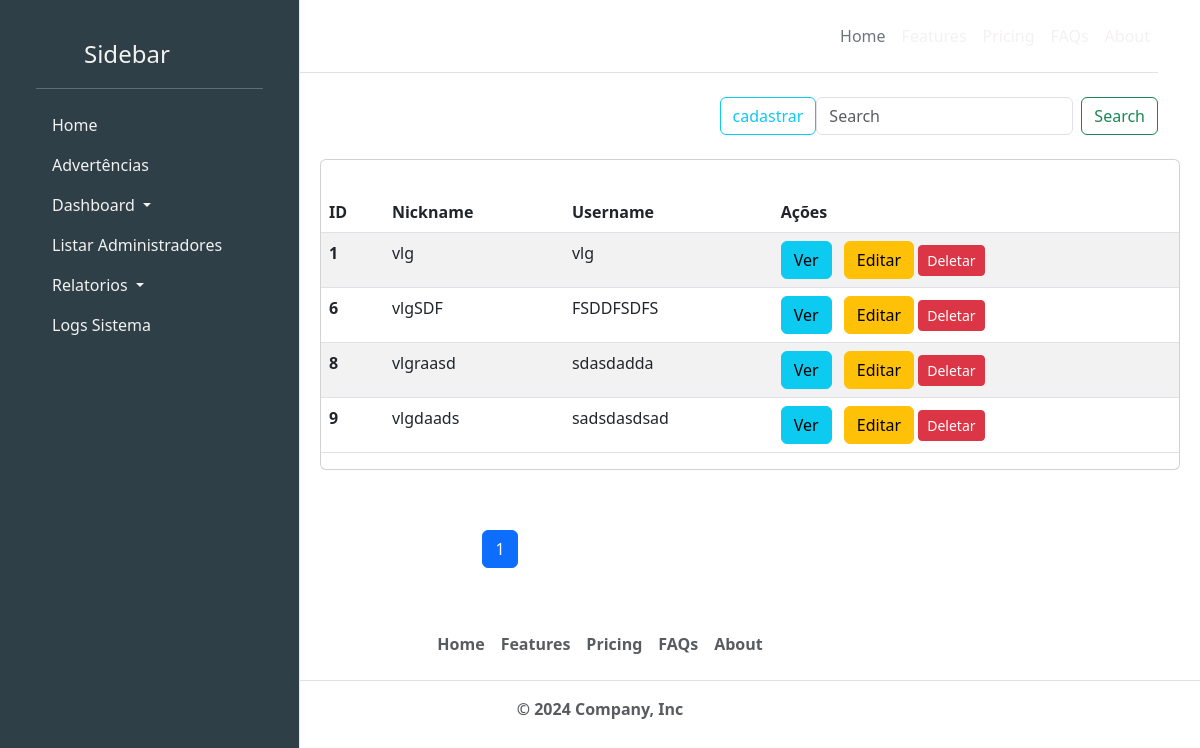
The page /api/adminList/ (signed in) on the database as committed earlier.
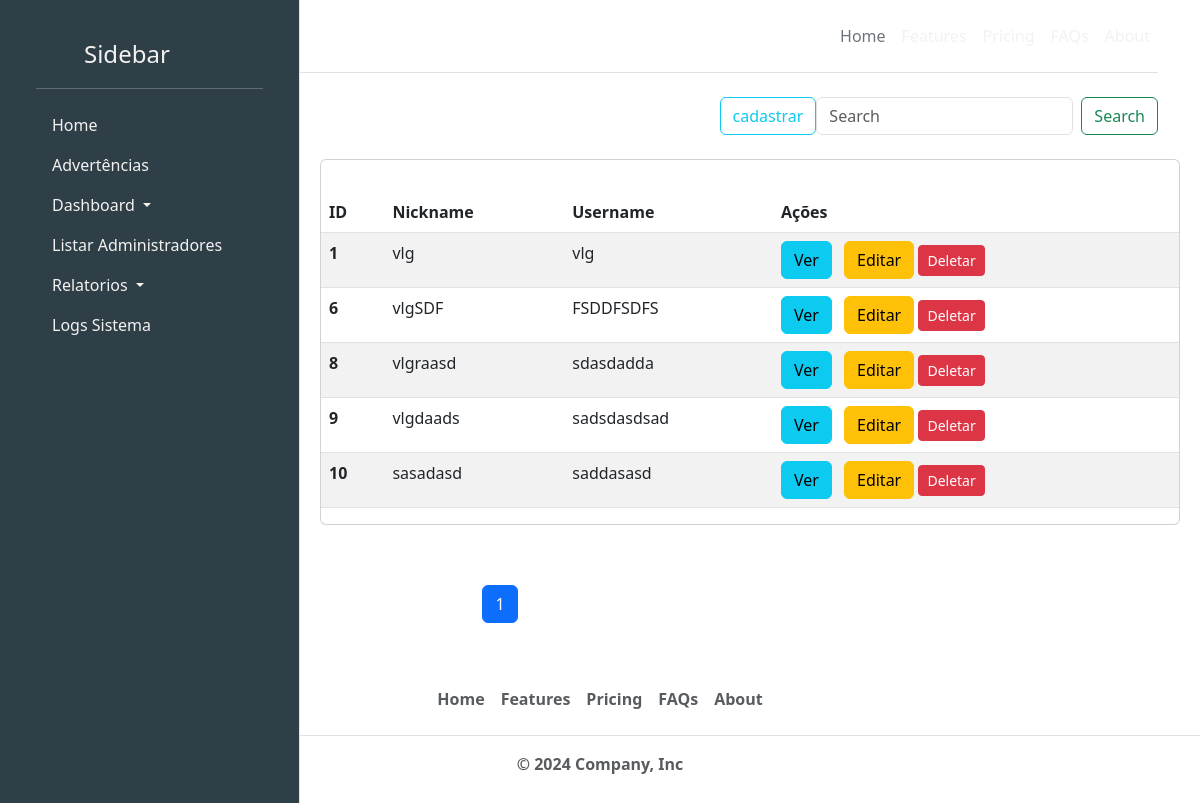
The same page on the database as committed later.
### api_rest/models.py (models this page shows, shortened)
class User(AbstractBaseUser, PermissionsMixin):
    nickname = models.CharField(max_length=100, default='')
    name = models.CharField(max_length=100, default='')
    gender = models.CharField(max_length=100, default='')
    age = models.PositiveIntegerField(null=True, blank=True)
    username = models.CharField(max_length=100, unique=True, default='')
    is_active = models.BooleanField(default=True)
    is_staff = models.BooleanField(default=False)
    is_admin = models.BooleanField(default=False)
    is_superuser = models.BooleanField(default=False)
    can_view_sidebar = models.BooleanField(default=False)
    date_joined = models.DateTimeField(default=timezone.now)
    USERNAME_FIELD = 'username'
    REQUIRED_FIELDS = ['nickname', 'name']
    objects = UserManager()

### api_rest/views.py (the view)
# urls.py: path('adminList/', listarAdmin, name='listarAdmin'),
@login_required
@user_passes_test(lambda u: u.is_superuser)
def listarAdmin(request):
    users = User.objects.filter(is_admin=True, is_staff=True)  # Filtrar administradores
    query = request.GET.get('q', '')
    if query:
        users = users.filter(Q(username__icontains=query) | Q(nickname__icontains=query))
    paginator = Paginator(users, 10)  # Exibir 10 administradores por página
    page_number = request.GET.get('page')
    page_obj = paginator.get_page(page_number)
    context = {
        'page_obj': page_obj,
        'query': query,
    }
    return render(request, 'SuPages/listarAdmin.html', context)

### api_rest/templates/SuPages/listarAdmin.html (shortened to what this page needs)
{% extends 'basesSU/baseLogged.html' %}
{% block content %}
            <div class="container my-4">
                      <div class="d-flex justify-content-end align-items-end mb-3">
                        <a type="button" class="btn btn-outline-info btn-jump" type="button" href="{% url 'cadAdmin' %}">cadastrar</a>
                        <form class="d-flex" role="search" action="{% url 'listarAdmin' %}" method="get">
                          <input class="form-control me-2" type="search" name="q" placeholder="Search" aria-label="Search" value="{% if query %}{{ query }}{% endif %}">
                          <button class="btn btn-outline-success button-click-animation" type="submit">Search</button>
                      </form>
                      </div>
            </div>
            <div class="card fade-in">
              <div class="card-body ">
              </div>
                <div class="table-container">
                  <table class="table table-striped">
                    <thead>
                        <tr>
                            <th scope="col">ID</th>
                            <th scope="col">Nickname</th>
                            <th scope="col">Username</th>
                            <th scope="col">Ações</th>
                        </tr>
                    </thead>
                    <tbody>
                        {% for user in page_obj %}
                        <tr>
                            <th scope="row">{{ user.id }}</th>
                            <td>{{ user.username }}</td>
                            <td>{{ user.nickname }}</td>
                            <td>
                                <button type="button" class="btn btn-info btn-jump me-2" data-bs-toggle="modal" data-bs-target="#modalUser{{ user.id }}">Ver</button>
                                <a class="btn btn-warning btn-jump" data-bs-toggle="modal" data-bs-target="#updateModal{{ user.id }}">Editar</a>
                                <button type="button" class="btn btn-danger btn-sm" data-bs-toggle="modal" data-bs-target="#deleteModal" data-url="{% url 'delete' user.id %}">
                                    Deletar
                                </button>
                            {% endfor %}
                    </tbody>
                </table>
            </div>
        </div>
    </div>
    <nav aria-label="Page navigation example">
        <ul class="pagination justify-content-center">
            {% for num in page_obj.paginator.page_range %}
            <li class="page-item {% if page_obj.number == num %}active{% endif %}">
                <a class="page-link" href="?page={{ num }}">{{ num }}</a>
            </li>
            {% endfor %}
        </ul>
    </nav>
{% for user in page_obj %}
<div class="modal fade " id="modalUser{{ user.id }}" tabindex="-1" aria-labelledby="modalUserLabel{{ user.id }}" aria-hidden="true">
    <div class="modal-dialog modal-dialog-centered fade-in fade-out">
        <div class="modal-content">
            <div class="modal-body">
                <p><strong>ID: {{ user.id }}</p>
                <p><strong>username: {{ user.username }}</p>
                <p><strong>Nickname: {{ user.nickname }}</p>
           </div>
        </div>
    </div>
</div>
{% endfor %}
    {% endblock %}

### api_rest/templates/basesSU/baseLogged.html (shortened to what this page needs)
<!doctype html>
<html lang="pt-BR" data-bs-theme="auto">
<head>
    <link href="https://cdn.jsdelivr.net/npm/bootstrap@5.3.3/dist/css/bootstrap.min.css" rel="stylesheet">
    <link rel="stylesheet" href="https://cdn.jsdelivr.net/npm/@docsearch/css@3">
    <link rel="stylesheet" href="https://cdn.jsdelivr.net/npm/bootstrap-icons@1.11.3/font/bootstrap-icons.min.css">
    <link rel="stylesheet" href="css/styles.css">
    <link href="https://cdnjs.cloudflare.com/ajax/libs/aos/2.3.4/aos.css" rel="stylesheet">
    <link href="https://maxcdn.bootstrapcdn.com/bootstrap/5.3.0/css/bootstrap.min.css" rel="stylesheet">
</head>
<body>
    <main>
        {% include '../partials/sidebar.html' %}
        <div class="custom-jumbotron">
            {% block content %}
            {% endblock %}
    </main>
    <footer class="py-3 my-4">
        <ul class="nav justify-content-center border-bottom pb-3 mb-3">
          <li class="nav-item"><a href="#" class="nav-link px-2 text-body-secondary">Home</a></li>
          <li class="nav-item"><a href="#" class="nav-link px-2 text-body-secondary">Features</a></li>
          <li class="nav-item"><a href="#" class="nav-link px-2 text-body-secondary">Pricing</a></li>
          <li class="nav-item"><a href="#" class="nav-link px-2 text-body-secondary">FAQs</a></li>
          <li class="nav-item"><a href="#" class="nav-link px-2 text-body-secondary">About</a></li>
        </ul>
        <p class="text-center text-body-secondary">© 2024 Company, Inc</p>
      </footer>
    </body>
</html>

### api_rest/templates/partials/sidebar.html (shortened to what this page needs)
<div class="sidebar">
    <div class="d-flex flex-column flex-shrink-0 p-3">
        <a href="/" class="d-flex align-items-center mb-3 mb-md-0 me-md-auto text-decoration-none">
            <svg class="bi pe-none me-2" width="40" height="32">
                <use xlink:href="#bootstrap"></use>
            </svg>
            <span class="fs-4">Sidebar</span>
        </a>
        <hr>
        <ul class="nav nav-pills flex-column mb-auto">
            {% if user.is_superuser %}
                <li class="nav-item">
                    <a class="nav-link" href="{% url 'sideSuperUser' %}">Home</a>
                </li>
                <li class="nav-item">
                    <a class="nav-link" href="#">Advertências</a>
                </li>
                <li class="nav-item">
                    <a class="nav-link dropdown-toggle" href="#" id="dropdownDashboard" role="button" data-bs-toggle="collapse" data-bs-target="#dashboard-collapse" aria-expanded="false">
                        Dashboard
                    </a>
                </li>
                <li class="nav-item">
                    <a class="nav-link" href="{% url 'listarAdmin' %}">Listar Administradores</a>
                </li>
                <li class="nav-item">
                    <a class="nav-link dropdown-toggle" href="#" id="dropdownRelatorios" role="button" data-bs-toggle="collapse" data-bs-target="#relatorios-collapse" aria-expanded="false">
                        Relatorios
                    </a>
                </li>
                <li class="nav-item">
                    <a class="nav-link" href="#">Logs Sistema</a>
                </li>
            {% elif user.is_admin %}
                <li class="nav-item">
                    <a class="nav-link" href="#">Staff Dashboard</a>
                </li>
            {% elif user.is_staff %}
                <li class="nav-item">
                    <a class="nav-link" href="#">User Dashboard</a>
                </li>
            {% endif %}
        </ul>
    </div>
    <div class="dropdown">
    </div>
</div>
<div class="container">
    <header class="d-flex flex-wrap align-items-center justify-content-center justify-content-md-between py-3 mb-4 border-bottom">
      <div class="col-md-3 mb-2 mb-md-0">
        <a href="/" class="d-inline-flex  text-decoration-none">
        </a>
      </div>
      <ul class="nav col-12 col-md-auto mb-2 justify-content-center mb-md-0">
        <li><a href="#" class="nav-link px-2 link-secondary">Home</a></li>
        <li><a href="#" class="nav-link px-2">Features</a></li>
        <li><a href="#" class="nav-link px-2">Pricing</a></li>
        <li><a href="#" class="nav-link px-2">FAQs</a></li>
        <li><a href="#" class="nav-link px-2">About</a></li>
      </ul>
    </header>
    </div>

### api_rest/templates/basesSU/baseLogged.html (style rules this page uses)
body { min-height: 100vh; min-height: -webkit-fill-available; }
html { height: -webkit-fill-available; }
main { height: 100vh; height: -webkit-fill-available; max-height: 100vh; overflow-x: auto; overflow-y: hidden; }
.sidebar { position: fixed; top: 0; left: 0; height: 100%; width: 300px; background-color: #2e3f47; padding: 20px; border-right: 1px solid #e3e7eb; overflow-y: auto; display: flex; flex-direction: column; color: #f4f1f1; }
.nav { --bs-nav-link-color: #f4f1f1; --bs-nav-link-hover-color:#79969C; color: #f4f1f1; }
.dropdown { padding-top: 54vh; color: #f4f1f1; }
.card { margin-left: 320px; margin-right: 20px; margin-bottom: 20px; }
.card .card-body { border-color: #ced4da; }
.pagination { margin-right: 25vh; margin-top: 40px; padding-top: 20px; }
.d-flex { display: flex; }
.table { font-size: 16px; }
.fade-in { animation: fadeIn 0.5s ease-in-out; }
.sidebar { animation: slideIn 0.5s ease-out; }
html { scroll-behavior: smooth; }
a { color: #f4f1f1; }

Rows that differ between the two databases and show on the page:
added User: id "10", username "sasadasd", nickname "saddasasd"
